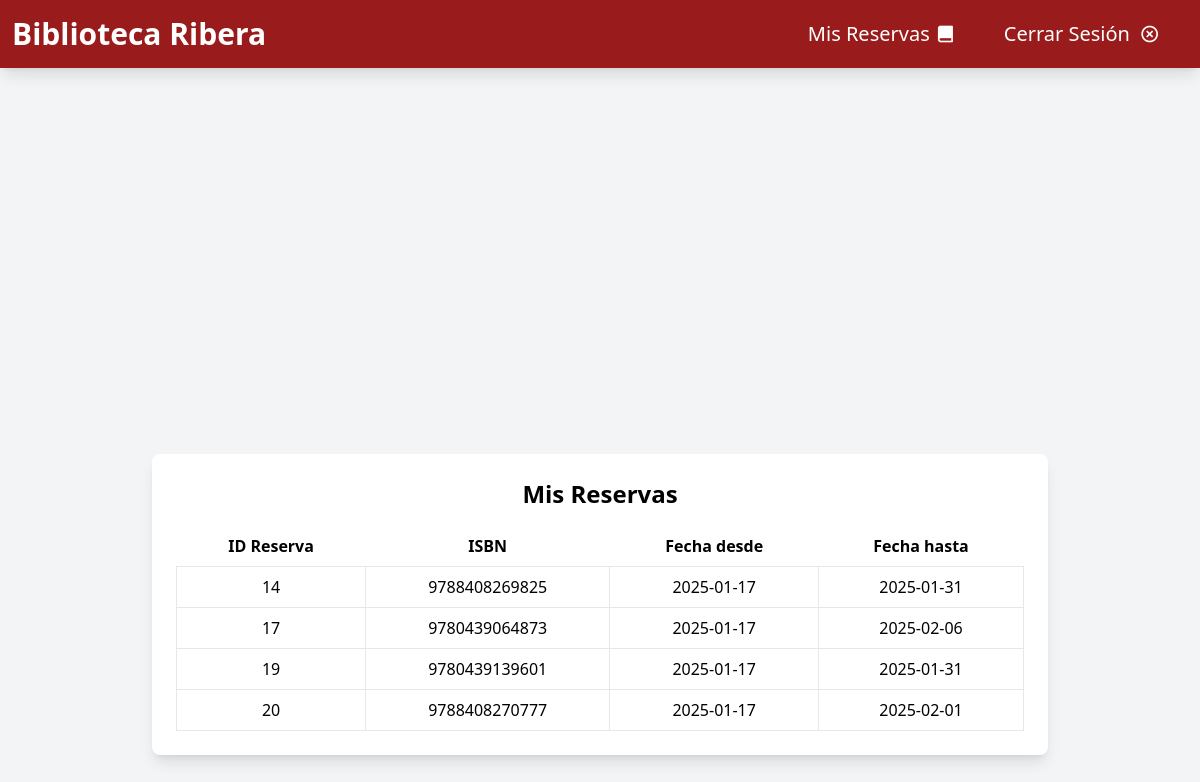
The page /index.php?controller=ReservasController&action=mostrarMisReservas (signed in) on the database its author committed.
### tables this page shows
CREATE TABLE `reservas` (
  `id` int(11) NOT NULL,
  `id_usuario` int(11) NOT NULL,
  `ISBN` char(13) NOT NULL,
  `fecha_desde` date NOT NULL,
  `fecha_hasta` date NOT NULL
);

### models/ReservasModel.php (called while the page is built, shortened)
<?php
require_once __DIR__ . '/../db/db.php';
class ReservasModel {
    private $pdo;
    public function __construct() {
        $this->bd = new DB();
        $this->pdo = $this->bd->getPDO();
    }
    public function getReservasPorId($id){
        $sql = "SELECT * FROM reservas WHERE id_usuario = :id";
        $stmt = $this->pdo->prepare($sql);
        $id = $_SESSION['id'];
        $stmt->bindParam(':id', $id);
        $stmt->execute();
        return $stmt->fetchAll(PDO::FETCH_ASSOC);
    }
}
?>

### config/BiblioConfig.php (called while the page is built)
<?php
$usuario = 'root';
$pwd = '';
$dbname = 'mvc';
$host = 'localhost';
?>

### db/db.php (called while the page is built)
<?php
require_once __DIR__ . '/../config/BiblioConfig.php';
class DB
{
    private $pdo;
    public function __construct()
    {
        global $host, $dbname, $usuario, $pwd;
        try {
            $this->pdo = new PDO("mysql:host=$host;dbname=$dbname", $usuario, $pwd);
            $this->pdo->setAttribute(PDO::ATTR_ERRMODE, PDO::ERRMODE_EXCEPTION);
        } catch (Exception $ex) {
            echo $ex->getMessage();
        }
    }
    public function getPDO(){
        return $this->pdo;
    }
}

### views/MisReservasView.php (the view, shortened to what this page needs)
<?php
class MisReservasView {
    public function mostrarMisReservas($reservas) {
        echo '<div class="flex items-center justify-center min-h-screen bg-gray-100">';
        echo '<div class="bg-white p-6 rounded-lg shadow-lg w-full max-w-4xl">';
        echo '  <h2 class="text-2xl font-bold text-center mb-4">Mis Reservas</h2>';
        echo '  <table class="table-auto w-full">';
        echo '    <thead>';
        echo '      <tr>';
        echo '        <th class="px-4 py-2">ID Reserva</th>';
        echo '        <th class="px-4 py-2">ISBN</th>';
        echo '        <th class="px-4 py-2">Fecha desde</th>';
        echo '        <th class="px-4 py-2">Fecha hasta</th>';
        echo '      </tr>';
        echo '    </thead>';
        echo '    <tbody>';
        if (!empty($reservas)) {
            foreach ($reservas as $reserva) {
                echo '      <tr class= "text-center">';
                echo '        <td class="border px-4 py-2">' . $reserva['id'] . '</td>';
                echo '        <td class="border px-4 py-2">' . $reserva['ISBN'] . '</td>';
                echo '        <td class="border px-4 py-2">' . $reserva['fecha_desde'] . '</td>';
                echo '        <td class="border px-4 py-2">' . $reserva['fecha_hasta'] . '</td>';
                echo '      </tr>';
            }
        } else {
            echo '      <tr>';
            echo '        <td class="border px-4 py-2 text-center" colspan="4">No tienes reservas.</td>';
            echo '      </tr>';
        }
        echo '    </tbody>';
        echo '  </table>';
        echo '</div>';
        echo '</div>';
    }
}
?>

### rows shown on the page
reservas: id "14", ISBN "9788408269825", fecha_desde "2025-01-17", fecha_hasta "2025-01-31"
reservas: id "17", ISBN "9780439064873", fecha_desde "2025-01-17", fecha_hasta "2025-02-06"
reservas: id "19", ISBN "9780439139601", fecha_desde "2025-01-17", fecha_hasta "2025-01-31"
reservas: id "20", ISBN "9788408270777", fecha_desde "2025-01-17", fecha_hasta "2025-02-01"
